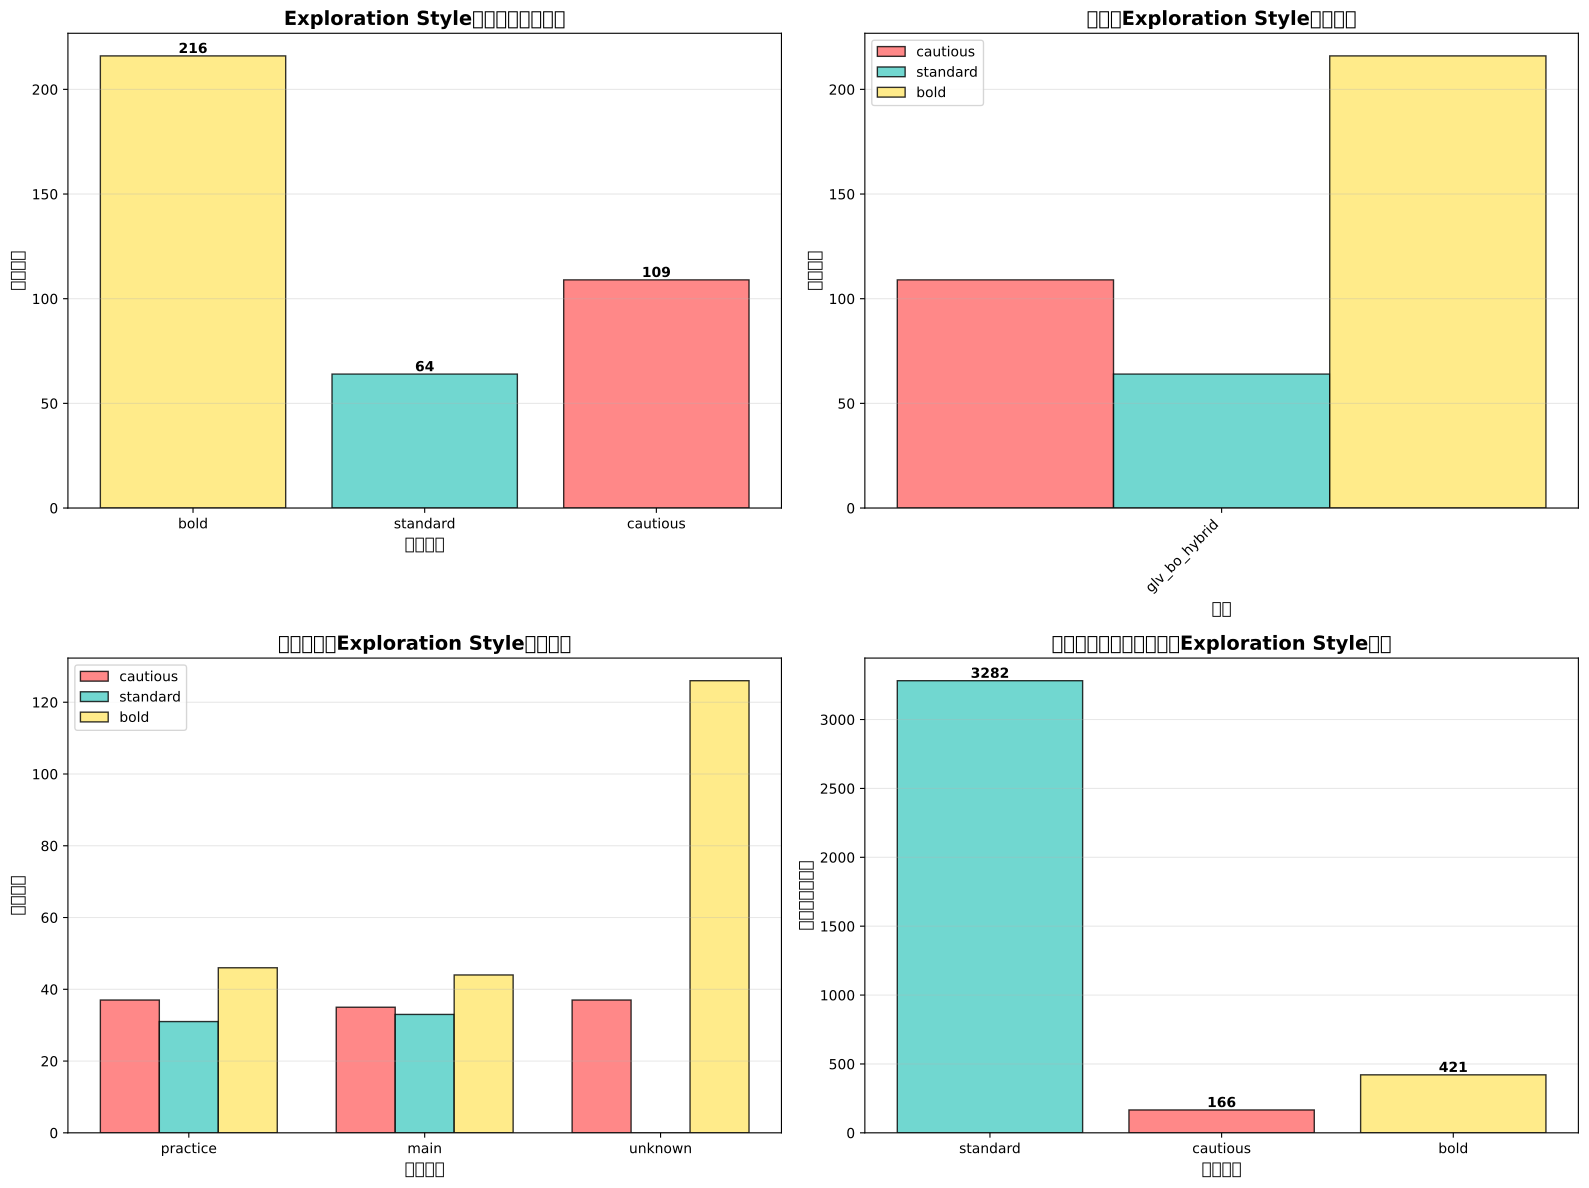

Write Python code to recreate this figure.
#!/usr/bin/env python3
"""
Exploration Mode (exploration-mode-slider) の使用統計を分析
"""

import json
import os
import pandas as pd
import matplotlib.pyplot as plt
import numpy as np
from collections import defaultdict
from datetime import datetime
import glob

def load_all_logs(log_dir='/home/takahito/Develop/Hummingbird-Kernel_a/app/results'):
    """すべてのログファイルを読み込む"""
    log_files = glob.glob(os.path.join(log_dir, 'log_*.jsonl'))
    all_events = []
    
    print(f"=== ログファイル読み込み ===")
    print(f"見つかったログファイル数: {len(log_files)}")
    
    for log_file in log_files:
        try:
            with open(log_file, 'r', encoding='utf-8') as f:
                for line in f:
                    if line.strip():
                        event = json.loads(line)
                        all_events.append(event)
        except Exception as e:
            print(f"警告: {log_file} の読み込みに失敗: {e}")
    
    print(f"総イベント数: {len(all_events)}")
    return all_events

def extract_exploration_events(events):
    """exploration_style_changedイベントと関連するイベントを抽出"""
    exploration_changes = []
    user_actions = []
    
    for event in events:
        if event.get('event') == 'exploration_style_changed':
            exploration_changes.append(event)
        elif event.get('event') == 'user_action':
            details = event.get('details', {})
            if 'exploration_style' in details:
                user_actions.append(event)
    
    print(f"\n=== Exploration Style変更イベント ===")
    print(f"exploration_style_changedイベント数: {len(exploration_changes)}")
    print(f"exploration_styleを含むuser_actionイベント数: {len(user_actions)}")
    
    return exploration_changes, user_actions

def analyze_exploration_statistics(exploration_changes, user_actions):
    """統計分析を実行"""
    print("\n=== Exploration Mode統計分析 ===")
    
    # 1. スタイル変更の基本統計
    style_counts = defaultdict(int)
    method_style_counts = defaultdict(lambda: defaultdict(int))
    phase_style_counts = defaultdict(lambda: defaultdict(int))
    slider_value_counts = defaultdict(int)
    
    # 2. タイムライン分析用
    style_timeline = []
    user_style_usage = defaultdict(lambda: defaultdict(int))
    
    for event in exploration_changes:
        details = event.get('details', {})
        new_style = details.get('new_style', 'unknown')
        previous_style = details.get('previous_style', 'unknown')
        slider_value = details.get('slider_value', -1)
        method = event.get('method', 'unknown')
        phase = details.get('phase', 'unknown')
        run_id = event.get('run_id', 'unknown')
        timestamp = event.get('timestamp', '')
        
        style_counts[new_style] += 1
        method_style_counts[method][new_style] += 1
        phase_style_counts[phase][new_style] += 1
        if slider_value >= 0:
            slider_value_counts[slider_value] += 1
        
        user_style_usage[run_id][new_style] += 1
        
        # タイムライン用
        try:
            dt = datetime.fromisoformat(timestamp.replace('Z', '+00:00'))
            style_timeline.append({
                'timestamp': dt,
                'style': new_style,
                'previous_style': previous_style,
                'method': method,
                'phase': phase,
                'slider_value': slider_value,
                'run_id': run_id
            })
        except:
            pass
    
    # 3. 各イベント時のexploration_styleを集計
    style_at_actions = defaultdict(int)
    method_style_at_actions = defaultdict(lambda: defaultdict(int))
    
    for event in user_actions:
        details = event.get('details', {})
        exploration_style = details.get('exploration_style', 'unknown')
        method = event.get('method', 'unknown')
        
        style_at_actions[exploration_style] += 1
        method_style_at_actions[method][exploration_style] += 1
    
    return {
        'style_counts': dict(style_counts),
        'method_style_counts': {k: dict(v) for k, v in method_style_counts.items()},
        'phase_style_counts': {k: dict(v) for k, v in phase_style_counts.items()},
        'slider_value_counts': dict(slider_value_counts),
        'user_style_usage': {k: dict(v) for k, v in user_style_usage.items()},
        'style_timeline': style_timeline,
        'style_at_actions': dict(style_at_actions),
        'method_style_at_actions': {k: dict(v) for k, v in method_style_at_actions.items()}
    }

def print_statistics(stats):
    """統計結果を表示"""
    print("\n" + "="*80)
    print("EXPLORATION MODE 統計結果")
    print("="*80)
    
    # 1. スタイル変更回数
    print("\n1. スタイル変更回数（exploration_style_changedイベント）:")
    print("-" * 40)
    total_changes = sum(stats['style_counts'].values())
    for style, count in sorted(stats['style_counts'].items()):
        percentage = (count / total_changes * 100) if total_changes > 0 else 0
        print(f"  {style:12s}: {count:4d}回 ({percentage:5.1f}%)")
    
    # 2. 手法別スタイル変更
    print("\n2. 手法別スタイル変更回数:")
    print("-" * 40)
    for method in sorted(stats['method_style_counts'].keys()):
        print(f"\n  {method}:")
        method_total = sum(stats['method_style_counts'][method].values())
        for style, count in sorted(stats['method_style_counts'][method].items()):
            percentage = (count / method_total * 100) if method_total > 0 else 0
            print(f"    {style:12s}: {count:4d}回 ({percentage:5.1f}%)")
    
    # 3. フェーズ別スタイル変更
    print("\n3. フェーズ別スタイル変更回数:")
    print("-" * 40)
    for phase in sorted(stats['phase_style_counts'].keys()):
        print(f"\n  {phase}:")
        phase_total = sum(stats['phase_style_counts'][phase].values())
        for style, count in sorted(stats['phase_style_counts'][phase].items()):
            percentage = (count / phase_total * 100) if phase_total > 0 else 0
            print(f"    {style:12s}: {count:4d}回 ({percentage:5.1f}%)")
    
    # 4. スライダー値の分布
    print("\n4. スライダー値の分布:")
    print("-" * 40)
    slider_labels = {0: 'cautious', 1: 'standard', 2: 'bold'}
    total_slider = sum(stats['slider_value_counts'].values())
    for value in sorted(stats['slider_value_counts'].keys()):
        count = stats['slider_value_counts'][value]
        label = slider_labels.get(value, f'unknown({value})')
        percentage = (count / total_slider * 100) if total_slider > 0 else 0
        print(f"  {value} ({label:12s}): {count:4d}回 ({percentage:5.1f}%)")
    
    # 5. ユーザーアクション時のスタイル分布
    print("\n5. ユーザーアクション時のExploration Style分布:")
    print("-" * 40)
    total_actions = sum(stats['style_at_actions'].values())
    for style, count in sorted(stats['style_at_actions'].items()):
        percentage = (count / total_actions * 100) if total_actions > 0 else 0
        print(f"  {style:12s}: {count:4d}回 ({percentage:5.1f}%)")
    
    # 6. 手法別アクション時のスタイル分布
    print("\n6. 手法別アクション時のExploration Style分布:")
    print("-" * 40)
    for method in sorted(stats['method_style_at_actions'].keys()):
        print(f"\n  {method}:")
        method_total = sum(stats['method_style_at_actions'][method].values())
        for style, count in sorted(stats['method_style_at_actions'][method].items()):
            percentage = (count / method_total * 100) if method_total > 0 else 0
            print(f"    {style:12s}: {count:4d}回 ({percentage:5.1f}%)")
    
    # 7. ユーザーごとの使用パターン
    print("\n7. ユーザーごとの使用パターン（上位10ユーザー）:")
    print("-" * 40)
    user_totals = {uid: sum(styles.values()) for uid, styles in stats['user_style_usage'].items()}
    sorted_users = sorted(user_totals.items(), key=lambda x: x[1], reverse=True)[:10]
    
    for uid, total in sorted_users:
        print(f"\n  User {uid} (合計{total}回):")
        for style, count in sorted(stats['user_style_usage'][uid].items(), key=lambda x: x[1], reverse=True):
            percentage = (count / total * 100) if total > 0 else 0
            print(f"    {style:12s}: {count:4d}回 ({percentage:5.1f}%)")

def create_visualizations(stats):
    """可視化を作成"""
    print("\n=== 可視化の作成 ===")
    
    # 1. スタイル変更回数の棒グラフ
    fig, axes = plt.subplots(2, 2, figsize=(16, 12))
    
    # 1-1. 全体のスタイル変更回数
    ax1 = axes[0, 0]
    styles = list(stats['style_counts'].keys())
    counts = [stats['style_counts'][s] for s in styles]
    colors = {'cautious': '#FF6B6B', 'standard': '#4ECDC4', 'bold': '#FFE66D'}
    bar_colors = [colors.get(s, '#95A5A6') for s in styles]
    bars = ax1.bar(styles, counts, color=bar_colors, alpha=0.8, edgecolor='black', linewidth=1)
    ax1.set_title('Exploration Style変更回数（全体）', fontsize=14, fontweight='bold')
    ax1.set_ylabel('変更回数', fontsize=12)
    ax1.set_xlabel('スタイル', fontsize=12)
    ax1.grid(True, alpha=0.3, axis='y')
    for bar, count in zip(bars, counts):
        height = bar.get_height()
        ax1.text(bar.get_x() + bar.get_width()/2., height,
                f'{count}', ha='center', va='bottom', fontweight='bold')
    
    # 1-2. 手法別スタイル変更
    ax2 = axes[0, 1]
    methods = list(stats['method_style_counts'].keys())
    if methods:
        x = np.arange(len(methods))
        width = 0.25
        style_list = ['cautious', 'standard', 'bold']
        
        for i, style in enumerate(style_list):
            counts = [stats['method_style_counts'].get(m, {}).get(style, 0) for m in methods]
            ax2.bar(x + i*width, counts, width, label=style, 
                   color=colors.get(style, '#95A5A6'), alpha=0.8, edgecolor='black', linewidth=1)
        
        ax2.set_title('手法別Exploration Style変更回数', fontsize=14, fontweight='bold')
        ax2.set_ylabel('変更回数', fontsize=12)
        ax2.set_xlabel('手法', fontsize=12)
        ax2.set_xticks(x + width)
        ax2.set_xticklabels(methods, rotation=45, ha='right')
        ax2.legend()
        ax2.grid(True, alpha=0.3, axis='y')
    
    # 1-3. フェーズ別スタイル変更
    ax3 = axes[1, 0]
    phases = list(stats['phase_style_counts'].keys())
    if phases:
        x = np.arange(len(phases))
        width = 0.25
        
        for i, style in enumerate(style_list):
            counts = [stats['phase_style_counts'].get(p, {}).get(style, 0) for p in phases]
            ax3.bar(x + i*width, counts, width, label=style,
                   color=colors.get(style, '#95A5A6'), alpha=0.8, edgecolor='black', linewidth=1)
        
        ax3.set_title('フェーズ別Exploration Style変更回数', fontsize=14, fontweight='bold')
        ax3.set_ylabel('変更回数', fontsize=12)
        ax3.set_xlabel('フェーズ', fontsize=12)
        ax3.set_xticks(x + width)
        ax3.set_xticklabels(phases)
        ax3.legend()
        ax3.grid(True, alpha=0.3, axis='y')
    
    # 1-4. ユーザーアクション時のスタイル分布
    ax4 = axes[1, 1]
    styles = list(stats['style_at_actions'].keys())
    counts = [stats['style_at_actions'][s] for s in styles]
    bar_colors = [colors.get(s, '#95A5A6') for s in styles]
    bars = ax4.bar(styles, counts, color=bar_colors, alpha=0.8, edgecolor='black', linewidth=1)
    ax4.set_title('ユーザーアクション時のExploration Style分布', fontsize=14, fontweight='bold')
    ax4.set_ylabel('アクション回数', fontsize=12)
    ax4.set_xlabel('スタイル', fontsize=12)
    ax4.grid(True, alpha=0.3, axis='y')
    for bar, count in zip(bars, counts):
        height = bar.get_height()
        ax4.text(bar.get_x() + bar.get_width()/2., height,
                f'{count}', ha='center', va='bottom', fontweight='bold')
    
    plt.tight_layout()
    plt.savefig('/home/takahito/Develop/Hummingbird-Kernel_a/exploration_mode_statistics.pdf',
                dpi=300, bbox_inches='tight', format='pdf')
    print("可視化を保存しました: exploration_mode_statistics.pdf")
    plt.show()

def export_to_csv(stats):
    """統計データをCSVにエクスポート"""
    print("\n=== CSVエクスポート ===")
    
    # 1. スタイル変更の詳細データ
    timeline_data = []
    for item in stats['style_timeline']:
        timeline_data.append({
            'timestamp': item['timestamp'].isoformat(),
            'style': item['style'],
            'previous_style': item['previous_style'],
            'method': item['method'],
            'phase': item['phase'],
            'slider_value': item['slider_value'],
            'run_id': item['run_id']
        })
    
    if timeline_data:
        df_timeline = pd.DataFrame(timeline_data)
        df_timeline.to_csv('/home/takahito/Develop/Hummingbird-Kernel_a/exploration_mode_timeline.csv',
                          index=False, encoding='utf-8')
        print("タイムラインデータを保存しました: exploration_mode_timeline.csv")
    
    # 2. 集計統計データ
    summary_data = []
    
    # 全体統計
    for style, count in stats['style_counts'].items():
        summary_data.append({
            'category': '全体',
            'subcategory': 'style_change',
            'item': style,
            'count': count
        })
    
    # 手法別統計
    for method, styles in stats['method_style_counts'].items():
        for style, count in styles.items():
            summary_data.append({
                'category': '手法別',
                'subcategory': method,
                'item': style,
                'count': count
            })
    
    # フェーズ別統計
    for phase, styles in stats['phase_style_counts'].items():
        for style, count in styles.items():
            summary_data.append({
                'category': 'フェーズ別',
                'subcategory': phase,
                'item': style,
                'count': count
            })
    
    if summary_data:
        df_summary = pd.DataFrame(summary_data)
        df_summary.to_csv('/home/takahito/Develop/Hummingbird-Kernel_a/exploration_mode_summary.csv',
                         index=False, encoding='utf-8')
        print("集計統計データを保存しました: exploration_mode_summary.csv")
    
    # 3. ユーザー別統計
    user_data = []
    for run_id, styles in stats['user_style_usage'].items():
        total = sum(styles.values())
        for style, count in styles.items():
            user_data.append({
                'run_id': run_id,
                'style': style,
                'count': count,
                'percentage': (count / total * 100) if total > 0 else 0
            })
    
    if user_data:
        df_users = pd.DataFrame(user_data)
        df_users.to_csv('/home/takahito/Develop/Hummingbird-Kernel_a/exploration_mode_by_user.csv',
                       index=False, encoding='utf-8')
        print("ユーザー別統計データを保存しました: exploration_mode_by_user.csv")

def main():
    """メイン処理"""
    print("Exploration Mode統計分析を開始...")
    
    # ログファイルを読み込み
    events = load_all_logs()
    
    # Exploration関連イベントを抽出
    exploration_changes, user_actions = extract_exploration_events(events)
    
    # 統計分析
    stats = analyze_exploration_statistics(exploration_changes, user_actions)
    
    # 結果を表示
    print_statistics(stats)
    
    # 可視化
    if exploration_changes or user_actions:
        create_visualizations(stats)
        export_to_csv(stats)
    
    print("\n分析完了!")
    print("生成されたファイル:")
    print("- exploration_mode_statistics.pdf")
    print("- exploration_mode_timeline.csv")
    print("- exploration_mode_summary.csv")
    print("- exploration_mode_by_user.csv")

if __name__ == "__main__":
    main()
